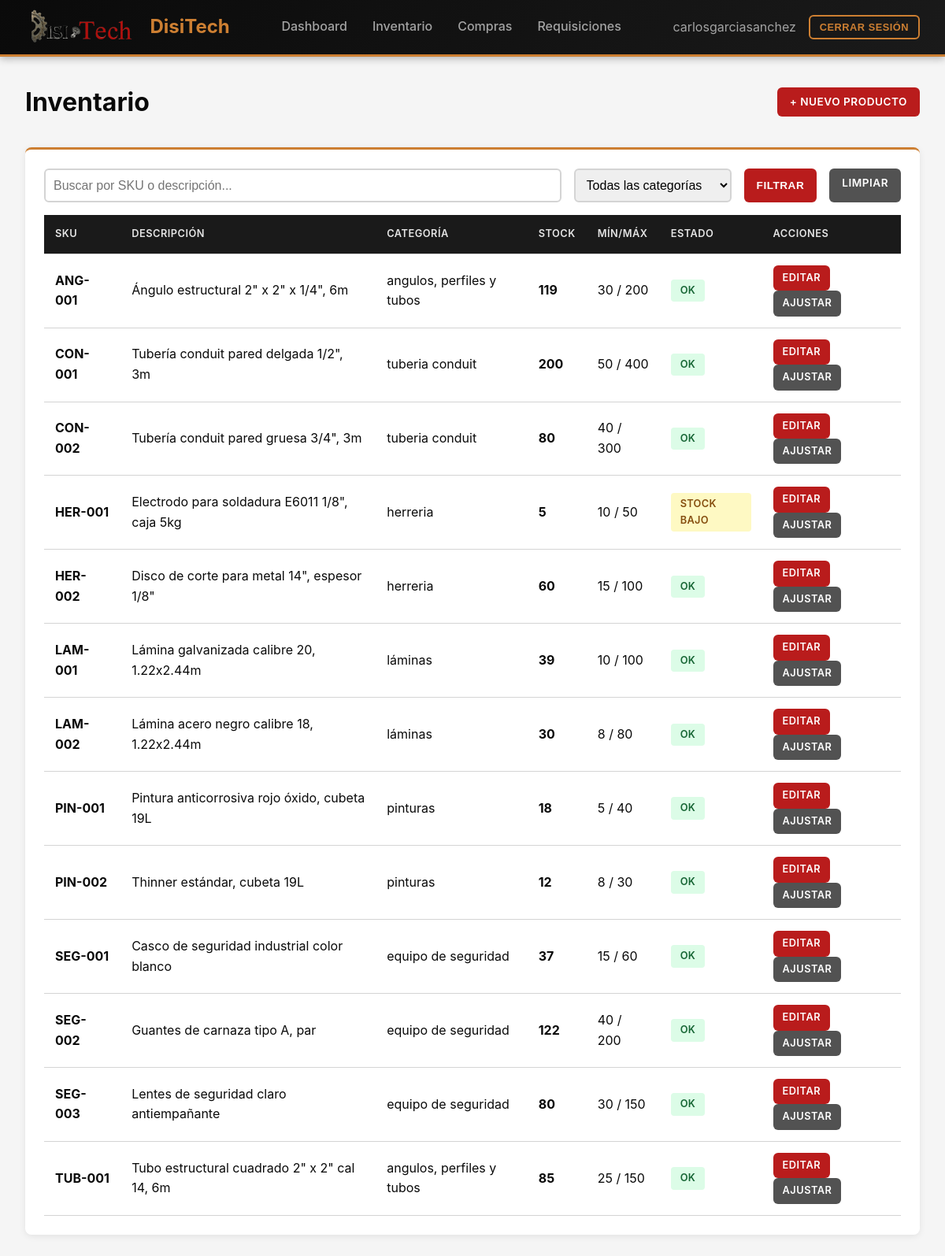
The app's page /inventario/ (signed in), older data.
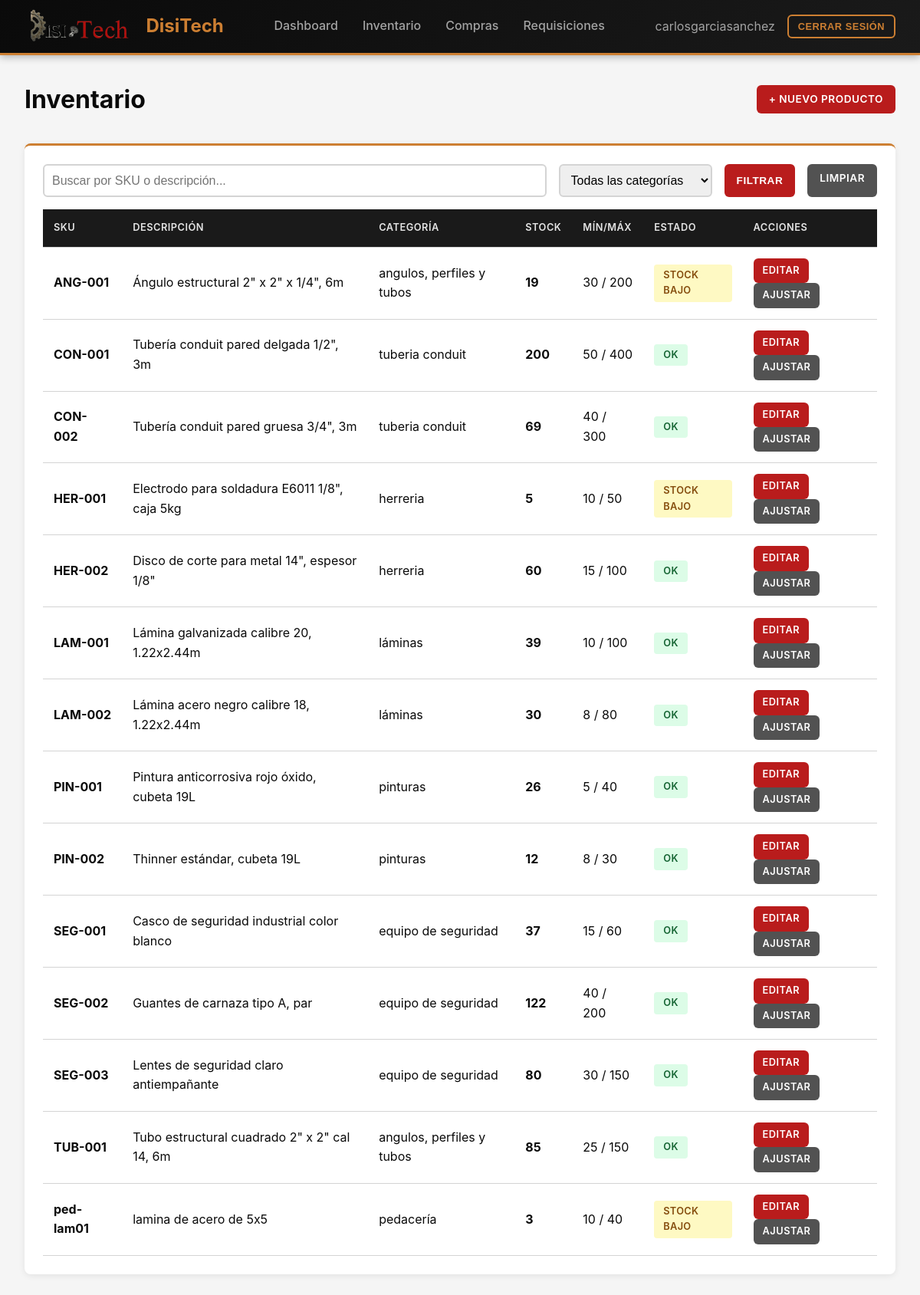
The same page, newer data.
### inventory/models/inventory.py (models this page shows, shortened)
class InventoryItem(models.Model):
    sku = models.CharField(max_length=60, unique=True)
    slug = models.SlugField(max_length=80, unique=True)
    category = models.ForeignKey(Category, on_delete=models.PROTECT, related_name="items")
    description = models.CharField(max_length=250)
    stock = models.PositiveIntegerField()
    min_stock = models.PositiveIntegerField()
    max_stock = models.PositiveIntegerField()
    active = models.BooleanField(default=True)
    class Meta:
        indexes = [
            models.Index(fields=["category", "active"]),
            models.Index(fields=["slug"]),
        ]

class Category(models.Model):
    name = models.CharField(max_length=80, unique=True)

### inventory/views.py (the view)
# urls.py: path("inventario/", views.inventory_list, name="inventory_list"),
@login_required
@permission_required('inventory.view_inventoryitem', raise_exception=True)
def inventory_list(request):
    items = InventoryItem.objects.filter(active=True).select_related('category')
    search = request.GET.get('search', '')
    category_id = request.GET.get('category', '')
    if search:
        items = items.filter(
            Q(sku__icontains=search) | Q(description__icontains=search)
        )
    if category_id:
        items = items.filter(category_id=category_id)
    categories = Category.objects.all()
    context = {
        'items': items.order_by('sku'),
        'categories': categories,
    }
    return render(request, 'inventory/list.html', context)

### inventory/context_processors.py (called while the page is built)
def logo_context(request):
    logo_path = os.path.join(settings.MEDIA_ROOT, 'logo.png')
    if os.path.exists(logo_path):
        logo_url = settings.MEDIA_URL + 'logo.png'
    else:
        logo_url = None
    return {'logo_url': logo_url}

### templates/inventory/list.html (shortened to what this page needs)
{% extends 'base.html' %}
{% block content %}
<div style="display: flex; justify-content: space-between; align-items: center; margin-bottom: 2rem;">
    <h1>Inventario</h1>
    {% if perms.inventory.add_inventoryitem %}
    <a href="{% url 'inventory_create' %}" class="btn btn-primary">+ Nuevo Producto</a>
    {% endif %}
</div>
<div class="card">
    <form method="get" style="display: flex; gap: 1rem; margin-bottom: 1rem;">
        <input type="text" name="search" class="form-control" placeholder="Buscar por SKU o descripción..." value="{{ request.GET.search }}">
        <select name="category" class="form-control" style="max-width: 200px;">
            <option value="">Todas las categorías</option>
        </select>
        <button type="submit" class="btn btn-primary">Filtrar</button>
        <a href="{% url 'inventory_list' %}" class="btn btn-secondary">Limpiar</a>
    </form>
    <table>
        <thead>
            <tr>
                <th>SKU</th>
                <th>Descripción</th>
                <th>Categoría</th>
                <th>Stock</th>
                <th>Mín/Máx</th>
                <th>Estado</th>
                <th>Acciones</th>
            </tr>
        </thead>
        <tbody>
            {% for item in items %}
            <tr>
                <td><strong>{{ item.sku }}</strong></td>
                <td>{{ item.description }}</td>
                <td>{{ item.category.name }}</td>
                <td><strong>{{ item.stock }}</strong></td>
                <td>{{ item.min_stock }} / {{ item.max_stock }}</td>
                <td>
                    {% if item.stock == 0 %}
                    <span class="badge badge-danger">Sin Stock</span>
                    {% elif item.stock <= item.min_stock %}
                    <span class="badge badge-warning">Stock Bajo</span>
                    {% else %}
                    <span class="badge badge-success">OK</span>
                    {% endif %}
                </td>
                <td>
                    {% if perms.inventory.change_inventoryitem %}
                    <a href="{% url 'inventory_update' item.pk %}" class="btn btn-sm btn-primary">Editar</a>
                    <a href="{% url 'inventory_adjust' item.pk %}" class="btn btn-sm btn-secondary">Ajustar</a>
                    {% else %}
                    <span class="badge badge-warning">Solo lectura</span>
                    {% endif %}
                </td>
            </tr>
            {% empty %}
            <tr>
                <td colspan="7" style="text-align: center; padding: 2rem; color: #64748b;">No se encontraron productos</td>
            </tr>
            {% endfor %}
        </tbody>
    </table>
</div>
{% endblock %}

Row changes from the older to the newer data that the page shows:
changed InventoryItem "ANG-001": stock "119" → "19"; stock "OK" → "STOCK BAJO"
changed InventoryItem "CON-002": stock "80" → "69"
changed InventoryItem "PIN-001": stock "18" → "26"
added InventoryItem: sku "ped-lam01", description "lamina de acero de 5x5", category.name "pedacería", stock "3", min_stock "10", max_stock "40", shows "STOCK BAJO"
